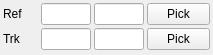
<?xml version="1.0" encoding="UTF-8"?>
<ui version="4.0">
 <class>Form</class>
 <widget class="QWidget" name="Form">
  <property name="geometry">
   <rect>
    <x>0</x>
    <y>0</y>
    <width>213</width>
    <height>55</height>
   </rect>
  </property>
  <property name="windowTitle">
   <string>Form</string>
  </property>
  <layout class="QGridLayout" name="gridLayout">
   <property name="margin">
    <number>3</number>
   </property>
   <property name="spacing">
    <number>3</number>
   </property>
   <item row="1" column="3">
    <widget class="QPushButton" name="uiPickReferenceBTN">
     <property name="sizePolicy">
      <sizepolicy hsizetype="Fixed" vsizetype="Fixed">
       <horstretch>0</horstretch>
       <verstretch>0</verstretch>
      </sizepolicy>
     </property>
     <property name="minimumSize">
      <size>
       <width>63</width>
       <height>0</height>
      </size>
     </property>
     <property name="maximumSize">
      <size>
       <width>63</width>
       <height>16777215</height>
      </size>
     </property>
     <property name="text">
      <string>Pick</string>
     </property>
    </widget>
   </item>
   <item row="1" column="0">
    <widget class="QLabel" name="label_3">
     <property name="sizePolicy">
      <sizepolicy hsizetype="Fixed" vsizetype="Preferred">
       <horstretch>0</horstretch>
       <verstretch>0</verstretch>
      </sizepolicy>
     </property>
     <property name="minimumSize">
      <size>
       <width>35</width>
       <height>0</height>
      </size>
     </property>
     <property name="maximumSize">
      <size>
       <width>35</width>
       <height>16777215</height>
      </size>
     </property>
     <property name="text">
      <string>Ref</string>
     </property>
    </widget>
   </item>
   <item row="1" column="1">
    <widget class="QLineEdit" name="uiReferenceKey">
     <property name="enabled">
      <bool>true</bool>
     </property>
    </widget>
   </item>
   <item row="1" column="2">
    <widget class="QLineEdit" name="uiReferenceSlot"/>
   </item>
   <item row="2" column="0">
    <widget class="QLabel" name="label_4">
     <property name="sizePolicy">
      <sizepolicy hsizetype="Fixed" vsizetype="Preferred">
       <horstretch>0</horstretch>
       <verstretch>0</verstretch>
      </sizepolicy>
     </property>
     <property name="minimumSize">
      <size>
       <width>35</width>
       <height>0</height>
      </size>
     </property>
     <property name="maximumSize">
      <size>
       <width>35</width>
       <height>16777215</height>
      </size>
     </property>
     <property name="text">
      <string>Trk</string>
     </property>
    </widget>
   </item>
   <item row="2" column="1">
    <widget class="QLineEdit" name="uiTrackerKey">
     <property name="enabled">
      <bool>true</bool>
     </property>
    </widget>
   </item>
   <item row="2" column="2">
    <widget class="QLineEdit" name="uiTrackerSlot"/>
   </item>
   <item row="2" column="3">
    <widget class="QPushButton" name="uiPickTrackerBTN">
     <property name="sizePolicy">
      <sizepolicy hsizetype="Fixed" vsizetype="Fixed">
       <horstretch>0</horstretch>
       <verstretch>0</verstretch>
      </sizepolicy>
     </property>
     <property name="minimumSize">
      <size>
       <width>63</width>
       <height>0</height>
      </size>
     </property>
     <property name="maximumSize">
      <size>
       <width>63</width>
       <height>16777215</height>
      </size>
     </property>
     <property name="text">
      <string>Pick</string>
     </property>
    </widget>
   </item>
  </layout>
 </widget>
 <resources/>
 <connections/>
</ui>
